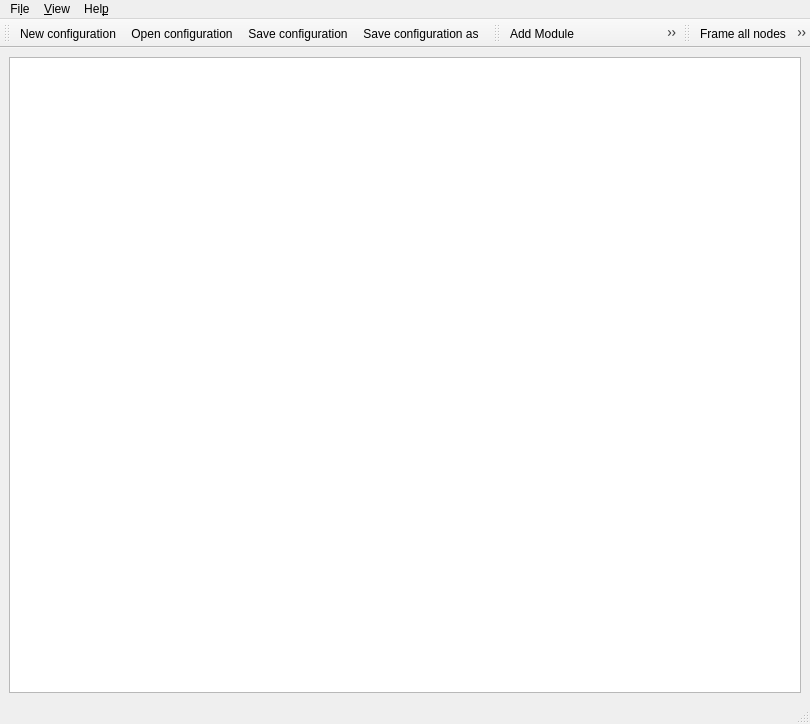
<?xml version="1.0" encoding="UTF-8"?>
<ui version="4.0">
 <class>MainWindow</class>
 <widget class="QMainWindow" name="MainWindow">
  <property name="geometry">
   <rect>
    <x>0</x>
    <y>0</y>
    <width>810</width>
    <height>724</height>
   </rect>
  </property>
  <property name="windowTitle">
   <string>QuDi configuration editor</string>
  </property>
  <widget class="QWidget" name="centralwidget">
   <layout class="QGridLayout" name="gridLayout">
    <item row="0" column="0">
     <widget class="GraphView" name="graphView"/>
    </item>
   </layout>
  </widget>
  <widget class="QMenuBar" name="menubar">
   <property name="geometry">
    <rect>
     <x>0</x>
     <y>0</y>
     <width>810</width>
     <height>30</height>
    </rect>
   </property>
   <widget class="QMenu" name="menuFile">
    <property name="title">
     <string>Fi&amp;le</string>
    </property>
    <addaction name="actionNew_configuration"/>
    <addaction name="actionOpen_configuration"/>
    <addaction name="actionSave_configuration"/>
    <addaction name="actionSave_configuration_as"/>
    <addaction name="separator"/>
    <addaction name="actionExit"/>
   </widget>
   <widget class="QMenu" name="menuHelp">
    <property name="title">
     <string>Hel&amp;p</string>
    </property>
    <addaction name="actionAbout_QuDiConfig"/>
    <addaction name="actionAbout_Qt"/>
   </widget>
   <widget class="QMenu" name="menuView">
    <property name="title">
     <string>&amp;View</string>
    </property>
    <addaction name="actionShow_file_toolbar"/>
    <addaction name="actionShow_graph_edit_toolbar"/>
    <addaction name="actionShow_graph_view_toolbar"/>
   </widget>
   <addaction name="menuFile"/>
   <addaction name="menuView"/>
   <addaction name="menuHelp"/>
  </widget>
  <widget class="QStatusBar" name="statusbar"/>
  <widget class="QToolBar" name="fileToolBar">
   <property name="windowTitle">
    <string>toolBar</string>
   </property>
   <attribute name="toolBarArea">
    <enum>TopToolBarArea</enum>
   </attribute>
   <attribute name="toolBarBreak">
    <bool>false</bool>
   </attribute>
   <addaction name="actionNew_configuration"/>
   <addaction name="actionOpen_configuration"/>
   <addaction name="actionSave_configuration"/>
   <addaction name="actionSave_configuration_as"/>
  </widget>
  <widget class="QToolBar" name="graphToolBar">
   <property name="windowTitle">
    <string>toolBar</string>
   </property>
   <attribute name="toolBarArea">
    <enum>TopToolBarArea</enum>
   </attribute>
   <attribute name="toolBarBreak">
    <bool>false</bool>
   </attribute>
   <addaction name="actionAdd_Module"/>
   <addaction name="actionDelete_selected_nodes"/>
  </widget>
  <widget class="QToolBar" name="graphViewToolBar">
   <property name="windowTitle">
    <string>toolBar</string>
   </property>
   <attribute name="toolBarArea">
    <enum>TopToolBarArea</enum>
   </attribute>
   <attribute name="toolBarBreak">
    <bool>false</bool>
   </attribute>
   <addaction name="actionFrame_all_nodes"/>
   <addaction name="actionFrame_selected_nodes"/>
  </widget>
  <action name="actionExit">
   <property name="icon">
    <iconset theme="application-exit">
     <normaloff>.</normaloff>.</iconset>
   </property>
   <property name="text">
    <string>&amp;Exit</string>
   </property>
  </action>
  <action name="actionAbout_QuDiConfig">
   <property name="text">
    <string>&amp;About QuDiConfig</string>
   </property>
  </action>
  <action name="actionAbout_Qt">
   <property name="text">
    <string>About &amp;Qt</string>
   </property>
  </action>
  <action name="actionFrame_all_nodes">
   <property name="text">
    <string>Frame all nodes</string>
   </property>
   <property name="shortcut">
    <string>A</string>
   </property>
  </action>
  <action name="actionFrame_selected_nodes">
   <property name="text">
    <string>Frame selected nodes</string>
   </property>
   <property name="shortcut">
    <string>F</string>
   </property>
  </action>
  <action name="actionNew_configuration">
   <property name="icon">
    <iconset theme="document-new">
     <normaloff>.</normaloff>.</iconset>
   </property>
   <property name="text">
    <string>&amp;New configuration</string>
   </property>
  </action>
  <action name="actionOpen_configuration">
   <property name="icon">
    <iconset theme="document-open">
     <normaloff>.</normaloff>.</iconset>
   </property>
   <property name="text">
    <string>&amp;Open configuration</string>
   </property>
  </action>
  <action name="actionSave_configuration">
   <property name="icon">
    <iconset theme="document-save">
     <normaloff>.</normaloff>.</iconset>
   </property>
   <property name="text">
    <string>&amp;Save configuration</string>
   </property>
  </action>
  <action name="actionSave_configuration_as">
   <property name="icon">
    <iconset theme="document-save-as">
     <normaloff>.</normaloff>.</iconset>
   </property>
   <property name="text">
    <string>Save &amp;configuration as</string>
   </property>
  </action>
  <action name="actionDelete_selected_nodes">
   <property name="icon">
    <iconset theme="edit-delete">
     <normaloff>.</normaloff>.</iconset>
   </property>
   <property name="text">
    <string>Delete selected nodes</string>
   </property>
   <property name="shortcut">
    <string>Del</string>
   </property>
  </action>
  <action name="actionShow_file_toolbar">
   <property name="checkable">
    <bool>true</bool>
   </property>
   <property name="checked">
    <bool>true</bool>
   </property>
   <property name="text">
    <string>&amp;Show file toolbar</string>
   </property>
  </action>
  <action name="actionShow_graph_edit_toolbar">
   <property name="checkable">
    <bool>true</bool>
   </property>
   <property name="checked">
    <bool>true</bool>
   </property>
   <property name="text">
    <string>Show graph &amp;edit toolbar</string>
   </property>
  </action>
  <action name="actionShow_graph_view_toolbar">
   <property name="checkable">
    <bool>true</bool>
   </property>
   <property name="checked">
    <bool>true</bool>
   </property>
   <property name="text">
    <string>Show graph &amp;view toolbar</string>
   </property>
  </action>
  <action name="actionAdd_Module">
   <property name="icon">
    <iconset theme="list-add"/>
   </property>
   <property name="text">
    <string>Add Module</string>
   </property>
  </action>
 </widget>
 <customwidgets>
  <customwidget>
   <class>GraphView</class>
   <extends>QGraphicsView</extends>
   <header>pyflowgraph.graph_view.h</header>
  </customwidget>
 </customwidgets>
 <resources/>
 <connections>
  <connection>
   <sender>actionExit</sender>
   <signal>triggered()</signal>
   <receiver>MainWindow</receiver>
   <slot>close()</slot>
   <hints>
    <hint type="sourcelabel">
     <x>-1</x>
     <y>-1</y>
    </hint>
    <hint type="destinationlabel">
     <x>399</x>
     <y>299</y>
    </hint>
   </hints>
  </connection>
  <connection>
   <sender>actionShow_file_toolbar</sender>
   <signal>triggered(bool)</signal>
   <receiver>fileToolBar</receiver>
   <slot>setVisible(bool)</slot>
   <hints>
    <hint type="sourcelabel">
     <x>-1</x>
     <y>-1</y>
    </hint>
    <hint type="destinationlabel">
     <x>230</x>
     <y>48</y>
    </hint>
   </hints>
  </connection>
  <connection>
   <sender>actionShow_graph_edit_toolbar</sender>
   <signal>triggered(bool)</signal>
   <receiver>graphToolBar</receiver>
   <slot>setVisible(bool)</slot>
   <hints>
    <hint type="sourcelabel">
     <x>-1</x>
     <y>-1</y>
    </hint>
    <hint type="destinationlabel">
     <x>74</x>
     <y>48</y>
    </hint>
   </hints>
  </connection>
  <connection>
   <sender>actionShow_graph_view_toolbar</sender>
   <signal>triggered(bool)</signal>
   <receiver>graphViewToolBar</receiver>
   <slot>setVisible(bool)</slot>
   <hints>
    <hint type="sourcelabel">
     <x>-1</x>
     <y>-1</y>
    </hint>
    <hint type="destinationlabel">
     <x>546</x>
     <y>48</y>
    </hint>
   </hints>
  </connection>
 </connections>
</ui>
